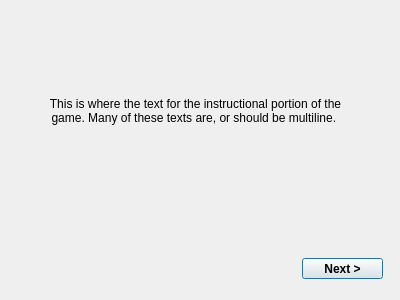
<?xml version="1.0" encoding="UTF-8"?>
<ui version="4.0">
 <class>Dialog</class>
 <widget class="QDialog" name="Dialog">
  <property name="geometry">
   <rect>
    <x>0</x>
    <y>0</y>
    <width>400</width>
    <height>300</height>
   </rect>
  </property>
  <property name="windowTitle">
   <string>Dialog</string>
  </property>
  <widget class="QLabel" name="instructionMessageLabel">
   <property name="geometry">
    <rect>
     <x>40</x>
     <y>30</y>
     <width>311</width>
     <height>161</height>
    </rect>
   </property>
   <property name="text">
    <string>This is where the text for the instructional portion of the game. Many of these texts are, or should be multiline. </string>
   </property>
   <property name="alignment">
    <set>Qt::AlignCenter</set>
   </property>
   <property name="wordWrap">
    <bool>true</bool>
   </property>
  </widget>
  <widget class="QPushButton" name="nextBtn">
   <property name="geometry">
    <rect>
     <x>302</x>
     <y>258</y>
     <width>81</width>
     <height>21</height>
    </rect>
   </property>
   <property name="font">
    <font>
     <bold>true</bold>
    </font>
   </property>
   <property name="text">
    <string>Next &gt;</string>
   </property>
  </widget>
 </widget>
 <resources/>
 <connections/>
</ui>
